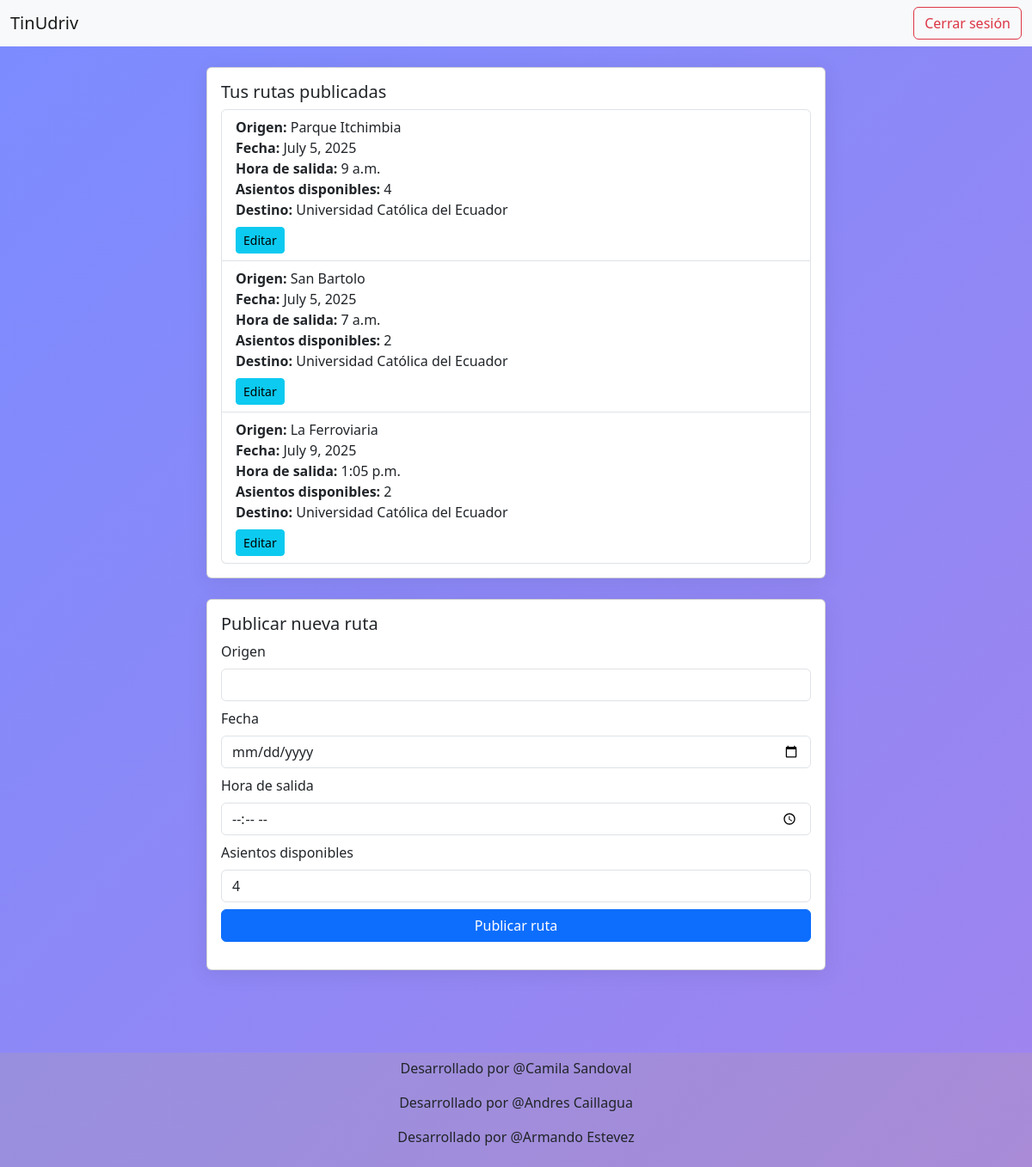
Screenshot of /panel/ (signed in) with the database file from the repository.
### core/models.py (models this page shows, shortened)
class Ruta(models.Model):
    conductor = models.ForeignKey(Usuario, on_delete=models.CASCADE, related_name='rutas')
    origen = models.CharField(max_length=200)
    hora_salida = models.TimeField()
    fecha = models.DateField()
    sitio_llegada = models.CharField(max_length=200, default='Universidad Católica del Ecuador')
    asientos_disponibles = models.PositiveIntegerField(default=4)

### core/views.py (the view)
# urls.py: path('panel/', views.panel_view, name='panel'),
@login_required
def panel_view(request):
    if request.user.tipo_usuario == 'conductor':
        rutas = Ruta.objects.filter(conductor=request.user)
        return render(request, 'panel_conductor.html', {'rutas': rutas})
    else:
        rutas = Ruta.objects.filter(fecha__gte=timezone.now().date()).exclude(conductor=request.user)
        reservas = Reserva.objects.filter(pasajero=request.user)
        return render(request, 'panel_pasajero.html', {'rutas': rutas, 'reservas': reservas})

### core/templates/panel_conductor.html (shortened to what this page needs)
{% extends "base.html" %}
{% load widget_tweaks %}
{% load static %}
{% block content %}
<div class="container">
    <div class="row justify-content-center">
        <div class="col-md-8">
            <div class="card mb-4">
                <div class="card-body">
                    <h5 class="card-title">Tus rutas publicadas</h5>
                    {% if rutas %}
                        <ul class="list-group">
                        {% for ruta in rutas %}
                            <li class="list-group-item">
                                <b>Origen:</b> {{ ruta.origen }}<br>
                                <b>Fecha:</b> {{ ruta.fecha }}<br>
                                <b>Hora de salida:</b> {{ ruta.hora_salida }}<br>
                                <b>Asientos disponibles:</b> {{ ruta.asientos_disponibles }}<br>
                                <b>Destino:</b> {{ ruta.sitio_llegada }}<br>
                                <a href="{% url 'editar_ruta' ruta.id %}" class="btn btn-sm btn-info mt-2">Editar</a>
                            </li>
                        {% endfor %}
                        </ul>
                    {% else %}
                        <p>No has publicado rutas aún.</p>
                    {% endif %}
                </div>
            </div>
            <div class="card">
                <div class="card-body">
                    <h5 class="card-title">Publicar nueva ruta</h5>
                    <form method="post" action="{% url 'publicar_ruta' %}">
                        <div class="mb-2">
                            <label for="origen" class="form-label">Origen</label>
                            <input type="text" class="form-control" name="origen" required>
                        </div>
                        <div class="mb-2">
                            <label for="fecha" class="form-label">Fecha</label>
                            <input type="date" class="form-control" name="fecha" required>
                        </div>
                        <div class="mb-2">
                            <label for="hora_salida" class="form-label">Hora de salida</label>
                            <input type="time" class="form-control" name="hora_salida" required>
                        </div>
                        <div class="mb-2">
                            <label for="asientos_disponibles" class="form-label">Asientos disponibles</label>
                            <input type="number" class="form-control" name="asientos_disponibles" min="1" max="8" value="4" required>
                        </div>
                        <button type="submit" class="btn btn-primary w-100">Publicar ruta</button>
                    </form>
                </div>
            </div>
        </div>
    </div>
</div>
{% endblock content %}

### core/static/styles.css (style rules this page uses)
body { background: linear-gradient(135deg, #7b8cff 0%, #a084ee 100%); min-height: 100vh; }
.card { border-radius: 20px; box-shadow: 0 4px 24px rgba(0, 0, 0, 0.08); }
.form-label { font-weight: 500; }

### rows the page displays
Ruta: origen "Parque Itchimbia", fecha "July 5, 2025", hora_salida "9 a.m.", asientos_disponibles "4", sitio_llegada "Universidad Católica del Ecuador"
Ruta: origen "San Bartolo", fecha "July 5, 2025", hora_salida "7 a.m.", asientos_disponibles "2", sitio_llegada "Universidad Católica del Ecuador"
Ruta: origen "La Ferroviaria", fecha "July 9, 2025", hora_salida "1:05 p.m.", asientos_disponibles "2", sitio_llegada "Universidad Católica del Ecuador"
